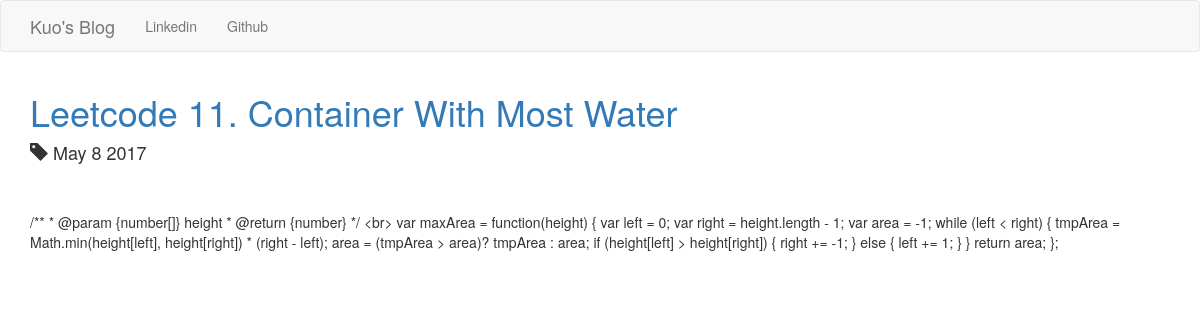
/posts/3/, run on the app's committed database.
### posts/models.py (models this page shows, shortened)
class Post(models.Model):
    title = models.CharField(max_length=255)
    pub_date = models.DateTimeField()
    image = models.ImageField(upload_to='media/')
    body = models.TextField()
    def pub_date_pretty(self):
        return self.pub_date.strftime('%b %e %Y')

### posts/views.py (the view)
# urls.py: url(r'^posts/(?P<post_id>[0-9]+)/$', posts.views.post_details, name="post_detail"),
def post_details(request, post_id):
    post = get_object_or_404(Post, pk=post_id)
    return render(request, 'posts/posts_detail.html', {'post':post})

### posts/templates/posts/posts_detail.html (shortened to what this page needs)
<!DOCTYPE html>
<html lang="en">
  <head>
    <link rel="stylesheet" href="https://maxcdn.bootstrapcdn.com/bootstrap/3.3.7/css/bootstrap.min.css">
  </head>
  <body>
    <nav class="navbar navbar-default">
      <div class="container">
        <div class="navbar-header">
          <a class="navbar-brand" href="{% url 'home' %}">Kuo's Blog</a>
        </div>
        <div class="collapse navbar-collapse" id="mynav">
          <ul class="nav navbar-nav">
            <li><a href="https://www.linkedin.com/in/chiayuan-kuo">Linkedin</a></li>
            <li><a href="https://github.com/drjkuo">Github</a></li>
          </ul>
        </div>
      </div>
    </nav>
    <div class="container">
      <a href="{% url 'post_detail' post.id %}"><h1>{{ post.title }}</h1></a>
      <h4><span class="glyphicon glyphicon-tag" aria-hidden="true"></span> {{ post.pub_date_pretty }}</h4>
      <br />
      <br />
      <p>{{ post.body }}</p>
      <br />
      <br />
      </div>
  </body>
</html>

### data on the page
Post: title "Leetcode 11. Container With Most Water", pub_date_pretty "May 8 2017", body "/** * @param {number[]} height * @return {number} */ <br> var maxArea = function(height) { var left = 0; var right = height.length - 1; var area = -1; while (left < right) { tmpArea = Math.min(height[left], height[right]) * (right - left); area = (tmpArea > area)? tmpArea : area; if (height[left] > height[right]) { right += -1; } else { left += 1; } } return area; };"
